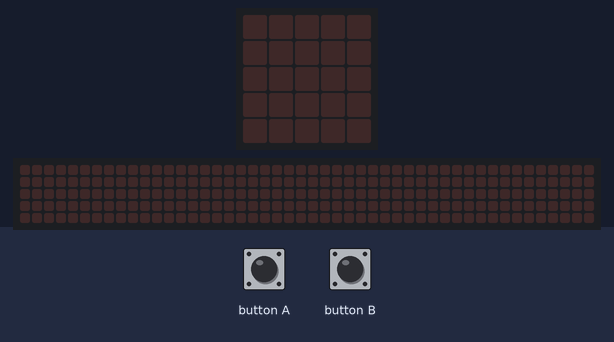
Bench run of a program on a simulated Calliope mini (MakeCode). On the bench: the board's 5×5 LED display, a strip that is not on the board, showing the scrolling text unrolled. The inputs (shaded band) are chosen by the test bench. The 48×5 strip is a reading aid, not a part: it shows the text the display is scrolling, unrolled, one strip-width of it at a time.

Above: at 1.2 s.
1.3 s: button B pressed for 0.15 s
At 3.92 s:
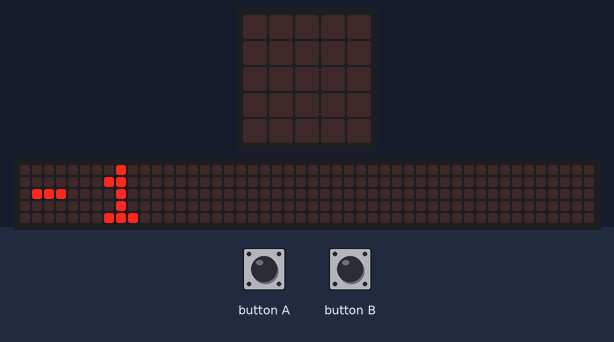
4.3 s: button A pressed for 0.15 s
At 5.0 s:
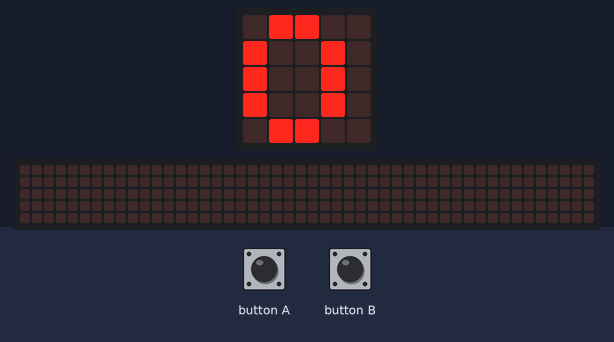
5.9 s: button A pressed for 0.15 s
At 7.4 s:
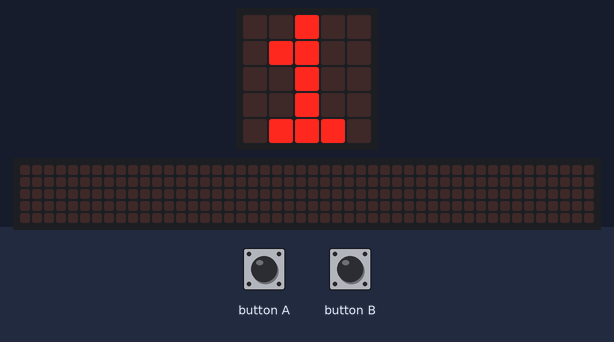
Timing chart, 0 to 8.9 s (numbered marks = the images above; inputs shaded):
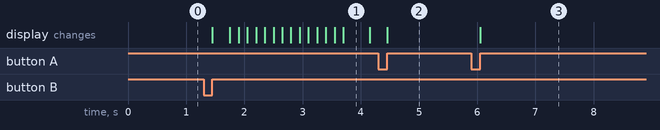

Measured:
- after the input at 1.3 s, the display: changes after 0.15 s (image 1)
- after the input at 4.3 s, the display: changes after 0.15 s (image 2)
- after the input at 5.9 s, the display: changes after 0.15 s (image 3)
- what the display in image 1 shows lasts 0.5 s, from 3.7 s to 4.2 s

The program:

main.ts
```typescript
input.onButtonEvent(Button.A, input.buttonEventClick(), function () {
    zaehler += 1
    basic.showNumber(zaehler)
})
input.onButtonEvent(Button.B, input.buttonEventClick(), function () {
    zaehler = zaehler - 1
    basic.showNumber(zaehler)
})
let zaehler = 0
zaehler = 0
```

test.ts
```typescript
// Hier kann man Tests durchführen; diese Datei wird nicht kompiliert, wenn dieses Paket als Erweiterung verwendet wird.
```
